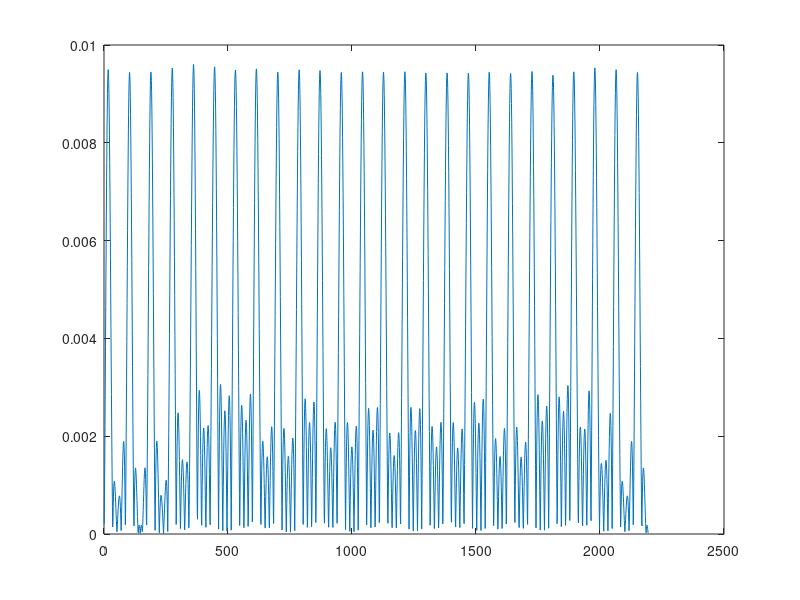

Write the MATLAB code that produced this figure. (Note: this script raises an error after producing the figure.)
clc;
close all;

% Parameters
numSubcarriers = 120;       % Total number of subcarriers
user1Subcarriers = 1:120;   % Subcarriers assigned to User-1

% Initialize subcarrier mapping vector
subcarrierMapping = zeros(numSubcarriers, 1);

% Assign subcarriers to User-1
subcarrierMapping(user1Subcarriers) = 1;

% Display the subcarrier mapping
disp(subcarrierMapping);

% Set parameters for Zadoff-Chu sequence generation
sequenceLength = 120;  % Length of the ZC sequence
rootIdx = 5;           % Root index of the ZC sequence

% Generate the Zadoff-Chu sequence for User-1
n = 0:sequenceLength-1;
zcSequence = exp(-1i * pi * rootIdx * n .* (n + 1) / sequenceLength);

% Display the Zadoff-Chu sequence for User-1
disp(zcSequence);

% Parameters for OFDM waveform generation
user = 1;                % User index
fftSize = 2048;          % FFT size
cpLength = 144;          % Cyclic prefix length

% Generate the OFDM waveform for User-1
ofdmSignal = ifft(zcSequence, fftSize);   % Perform IFFT on the Zadoff-Chu sequence
ofdmSignal = [ofdmSignal(end-cpLength+1:end) ofdmSignal];   % Add cyclic prefix

% Display the OFDM waveform for User-1
disp(ofdmSignal);
plot(abs(ofdmSignal));

% Generate complex Gaussian random variables for each tap
h1 = (randn(1,1)+1j*randn(1,1))/sqrt(2);
h2 = (randn(1,1)+1j*randn(1,1))/sqrt(2);
h3 = (randn(1,1)+1j*randn(1,1))/sqrt(2);
h4 = (randn(1,1)+1j*randn(1,1))/sqrt(2);

% Combine taps to form broadband channel coefficients
h = [0.3*h1 0.8*h2 0.2*h3 0.5*h4];

% Display the generated coefficients
disp(h);

% Convolution of fading and transmitted signal
conv_op = conv(ofdmSignal, h);
plot(abs(conv_op));
M = length(conv_op);

%% Receiver Operations %%
% CP removal
L = 4;
rx_signal = conv_op((L+3):length(conv_op));

% Computing FFT
decoded_ofdm = fft(rx_signal);

% Zero-forcing equalization
H = fft(h, fftSize);
H_inv = 1 ./ H;

% QAM demodulation
qam_demod = qamdemod(decoded_ofdm, 2);
